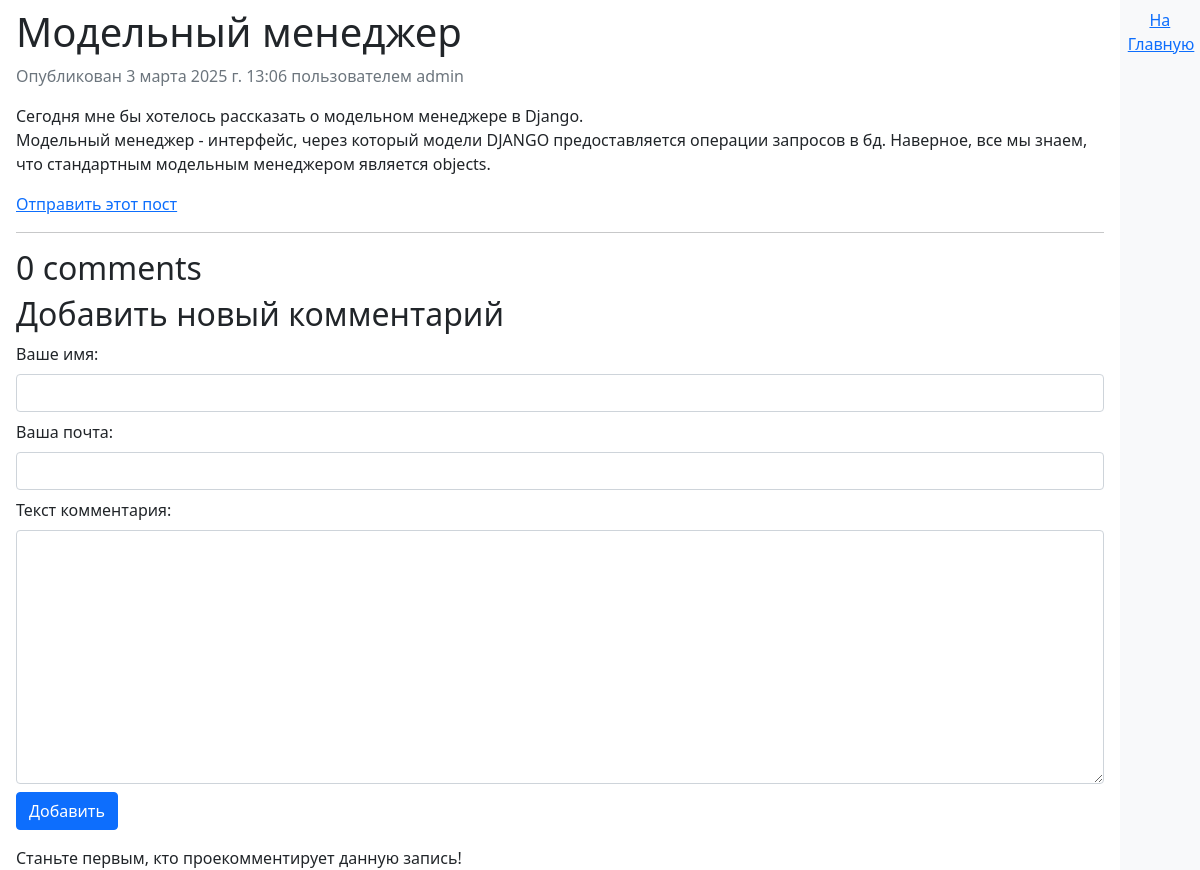
The app's page /blog/2025/3/3/modelnyj-menedzher/, older data.
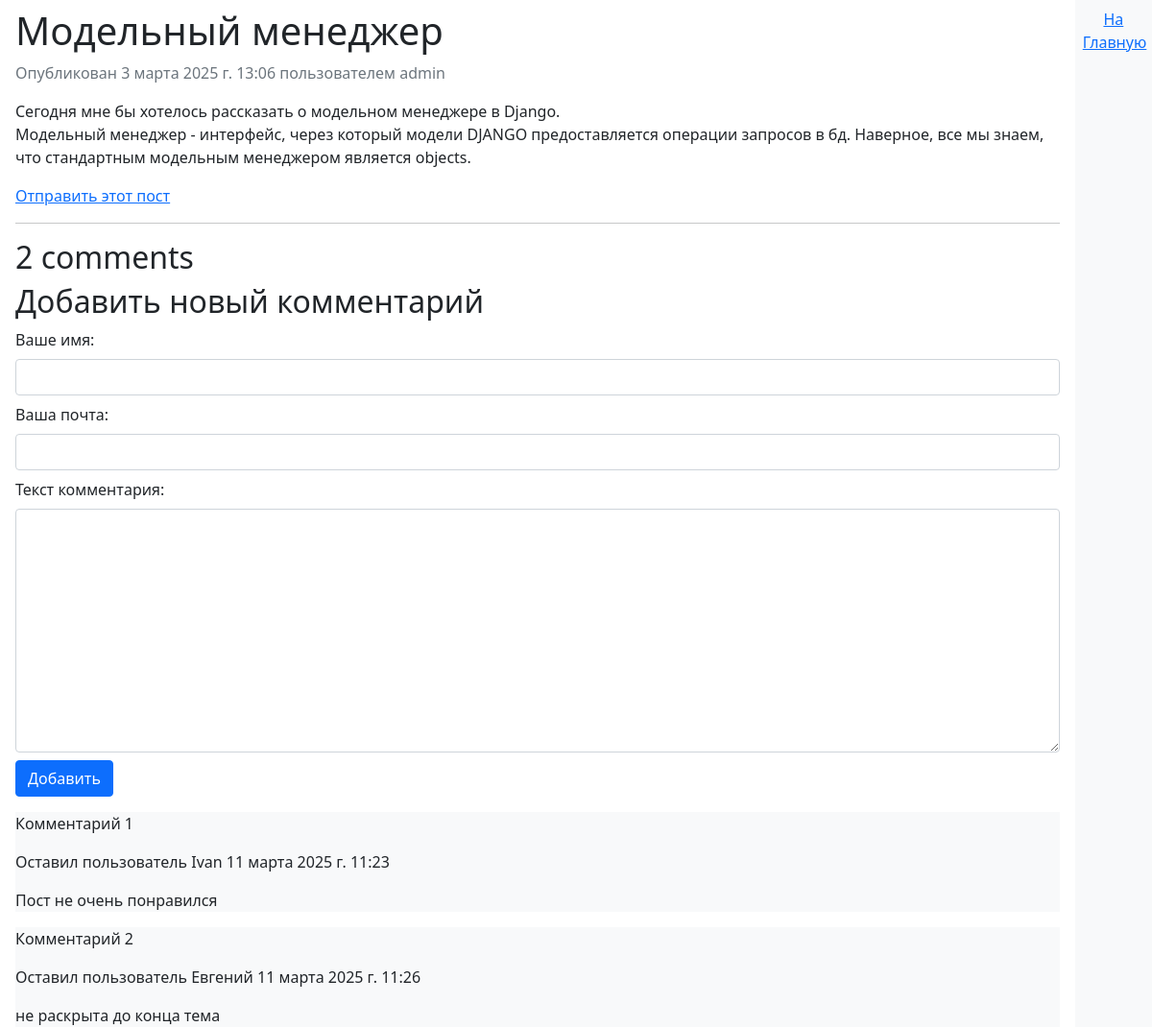
The same page, newer data.
### blog/models.py (models this page shows, shortened)
class Post(models.Model):
    class Status(models.TextChoices):
        DRAFT = 'DF', 'Draft' # Пара значение-метка
        PUBLISHED = 'PB', 'Published'
    title = models.CharField(max_length=250)
    slug = models.SlugField(max_length=250, unique_for_date='publish') # Проверка на уникальность будет только по дате
    author = models.ForeignKey(User, on_delete=models.CASCADE, related_name='blog_posts')
    body = models.TextField()
    publish = models.DateTimeField(default=timezone.now)
    created = models.DateTimeField(auto_now_add=True) # При создании объекта, будет присвоена дата создания
    updated = models.DateTimeField(auto_now=True) # При каждом измении объекта, будет изменено и поле Update
    status = models.CharField(max_length=2, choices=Status.choices, default=Status.DRAFT)
    objects = models.Manager() # Менеджер, применяемый по умолчанию
    published = PublishedManager() # конкретно-прикладной менеджер
    class Meta:
        ordering = ['-publish']
        indexes = [
            models.Index(fields=['-publish'])
        ]

class Comment(models.Model):
    post = models.ForeignKey(Post,
                             on_delete=models.CASCADE,
                             related_name='comments')
    name = models.CharField(max_length=80, verbose_name='Ваше имя')
    email = models.EmailField(verbose_name='Ваша почта:')
    body = models.TextField('Текст комментария')
    created = models.DateTimeField(auto_now_add=True)
    updated = models.DateTimeField(auto_now=True)
    active = models.BooleanField(default=True)
    class Meta:
        ordering = ['created']
        indexes = [
            models.Index(fields=['created'])
        ]

### blog/views.py (the view)
# urls.py: path('<int:year>/<int:month>/<int:day>/<slug:post>/', views.post_detail, name="post_detail"),
def post_detail(request, year, month, day, post):
    post = get_object_or_404(Post,
                             status=Post.Status.PUBLISHED,
                             slug=post,
                             publish__year=year,
                             publish__month = month,
                             publish__day = day)
    comments = post.comments.filter(active=True)
    form = CommentPostForm()
    return render(request=request, template_name='blog/post/detail.html', context={'post': post, 'comments': comments, 'form': form})

### blog/forms.py
class CommentPostForm(forms.ModelForm):
    class Meta:
        model = Comment
        fields = ["name", "email", "body"]
        widgets = {
            'name': forms.TextInput(attrs={'class': 'form-control mb-2'}),
            'email': forms.EmailInput(attrs={'class': 'form-control mb-2'}),
            'body': forms.Textarea(attrs={'class': 'form-control mb-2 '})
        }

### blog/templates/blog/post/detail.html (shortened to what this page needs)
{% extends 'blog/base.html' %}
{% block content %}
<h1>{{post.title}}</h1>
<p class="text-secondary">Опубликован {{ post.publish }} пользователем {{ post.author }}</p>
{{ post.body|linebreaks}}
<p>
    <a href="{% url 'blog:post_share' post.id %}">
        Отправить этот пост
    </a>
</p>
<hr>
{% with total_comments=comments.count %}
<h2>{{ total_comments }} comment{{ total_comments|pluralize}}</h2>
{% endwith %}
{% include 'blog/post/includes/comment_form.html' %}
{% for comment in comments %}
    <div class="bg-light">
        <p> Комментарий {{ forloop.counter }}</p>
        <p> Оставил пользователь {{ comment.name }}
        {{ comment.created }}
        </p>
        {{ comment.body|linebreaks}}
    </div>
    {% empty %}
    <p>Станьте первым, кто проекомментирует данную запись!</p>
{% endfor %}
{% endblock %}

### blog/templates/blog/base.html (shortened to what this page needs)
<!DOCTYPE html>
<html lang="en" style="height:100%">
<head>
    <link href="https://cdn.jsdelivr.net/npm/bootstrap@5.0.1/dist/css/bootstrap.min.css" rel="stylesheet">
</head>
<body style="height:100%;">
    <div class="d-flex" style="height:100%">
        <div class="me-3 ms-3 mt-2 flex-grow-1">
            {% block content %}
            {% endblock %}
        </div>
        <div class="bg-light text-center ps-2 pe-2 pt-2" style="min-width: 80px; height: 100%">
            <a href="{% url 'blog:post_list' %}">На Главную</a>
        </div>
    </div>
</body>
</html>

### blog/templates/blog/post/includes/comment_form.html (shortened to what this page needs)
<h2>Добавить новый комментарий</h2>
<form action="{% url 'blog:post_comment' post.id %}" method="POST">
    {% for field in form %}
        <div><label class="form-label" for="{{ field.id_for_label }}">{{ field.label_tag }}</label></div>
        {{ field }}
    {% endfor %}
    <p><input type="submit" value='Добавить' class="btn btn-primary"></p>
</form>

Row changes from the older to the newer data that the page shows:
added Comment: name "Ivan", created "11 марта 2025 г. 11:23", body "Пост не очень понравился"
added Comment: name "Евгений", created "11 марта 2025 г. 11:26", body "не раскрыта до конца тема"
Text that changed along with them:
{{ total_comments }}: "0" → "2"
text no longer shown: "Станьте первым, кто проекомментирует данную запись!"
